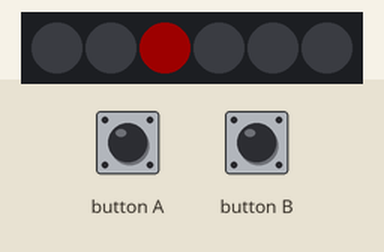
Simulated run of this program. Board: BBC micro:bit (MakeCode). Shown: 6 RGB LEDs in strip order, left to right. The inputs (shaded band) are chosen by the test bench. Dim RGB values are drawn brighter than linear.

Above: at 1.2 s.
1.3 s: button A pressed for 0.15 s
At 1.9 s:
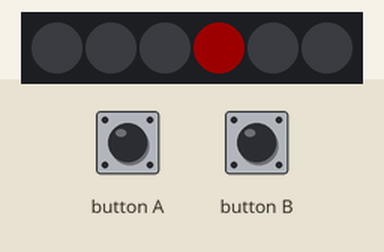
2.9 s: button A pressed for 0.15 s
At 4.3 s:
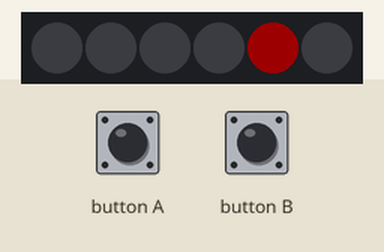
Timing chart, 0 to 5.9 s (numbered marks = the images above; inputs shaded):
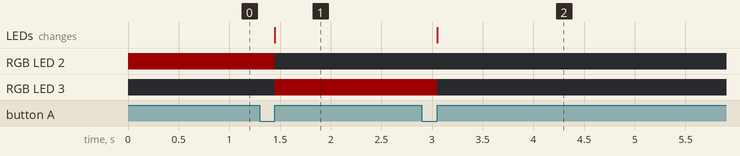

Measured:
- after the input at 1.3 s, RGB LED 2: RGB(29, 0, 0) → off after 0.15 s; RGB LED 3: off → RGB(29, 0, 0) after 0.15 s; the LEDs: change after 0.15 s (image 1)
- after the input at 2.9 s, RGB LED 3: RGB(29, 0, 0) → off after 0.15 s; the LEDs: change after 0.15 s (image 2)

The program:

main.ts
```typescript
input.onButtonPressed(Button.A, function () {
    strip.rotate(1)
    strip.show()
})
input.onButtonPressed(Button.B, function () {
    strip.rotate(-1)
    strip.show()
})
let strip: neopixel.Strip = null
strip = neopixel.create(DigitalPin.P0, 6, NeoPixelMode.RGB)
strip.setBrightness(30)
strip.setPixelColor(2, neopixel.colors(NeoPixelColors.Red))
strip.show()
```

test.ts
```typescript
// les tests vont ici ; cela ne sera pas compilé si ce paquet est utilisé en tant qu'extension.
```
